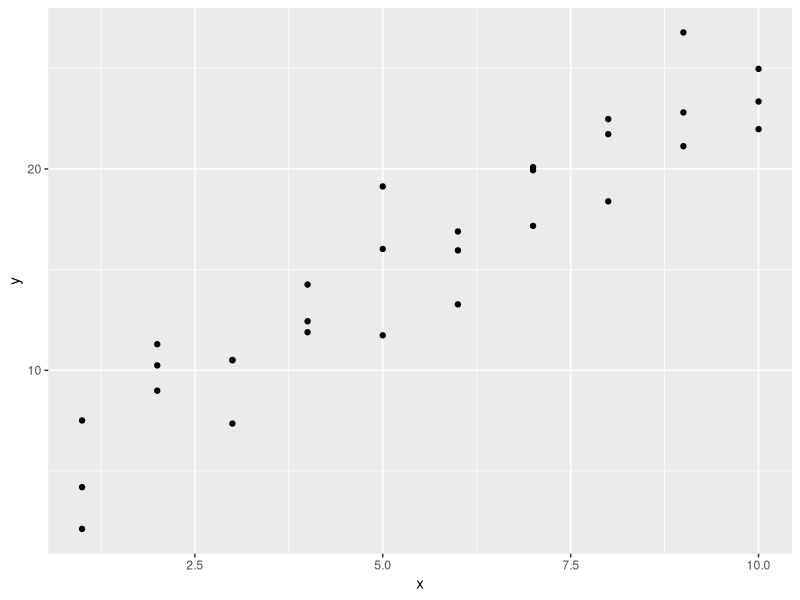
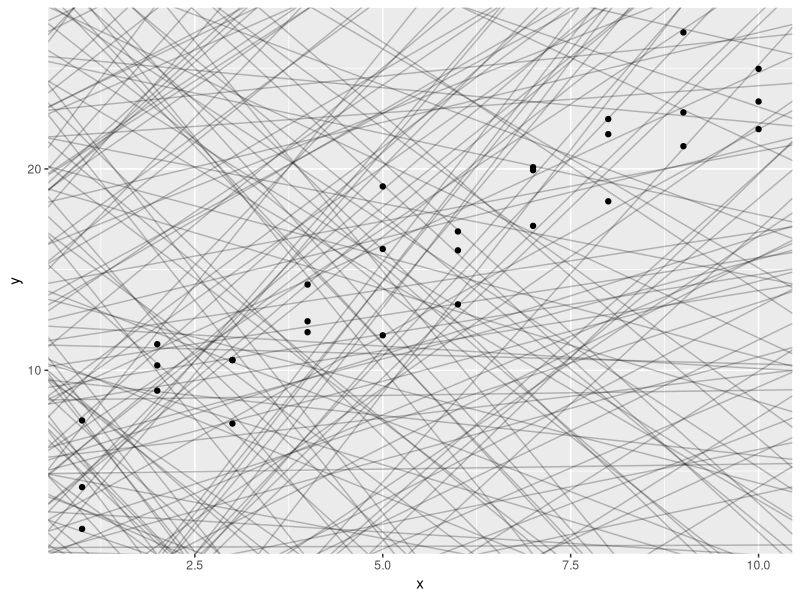
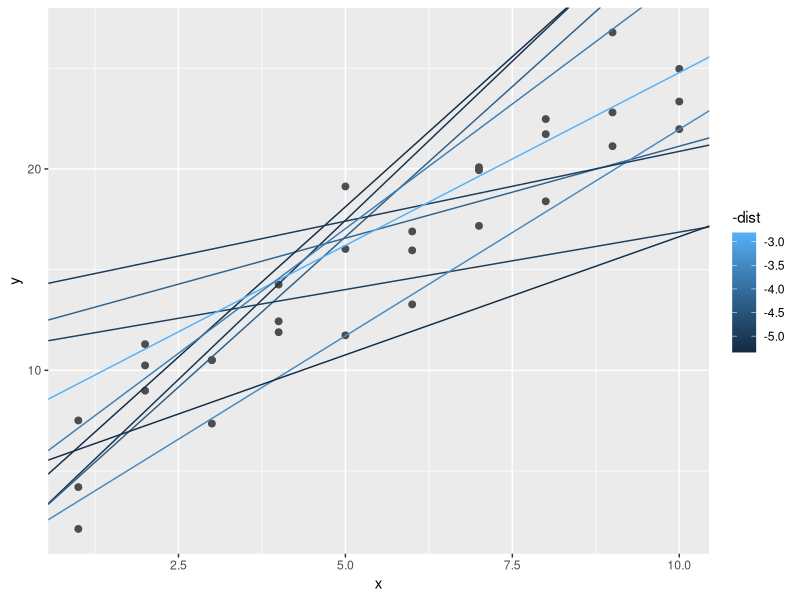
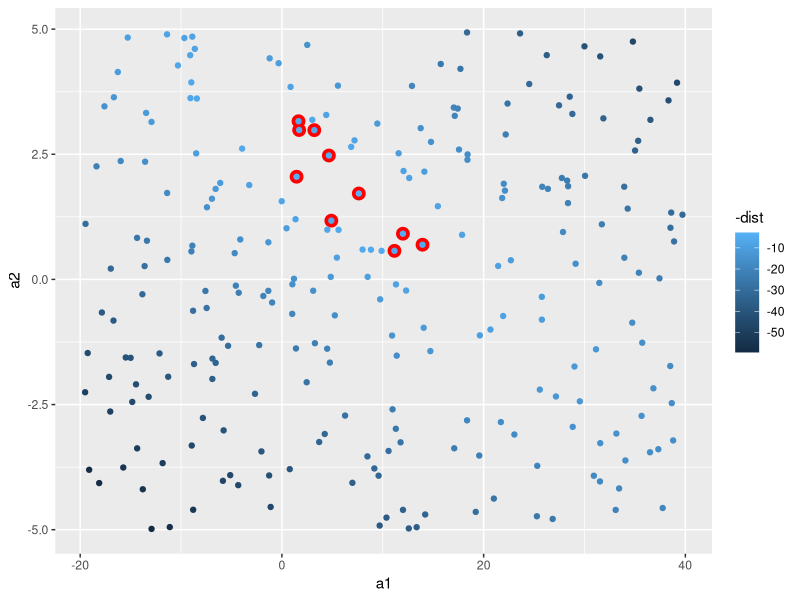
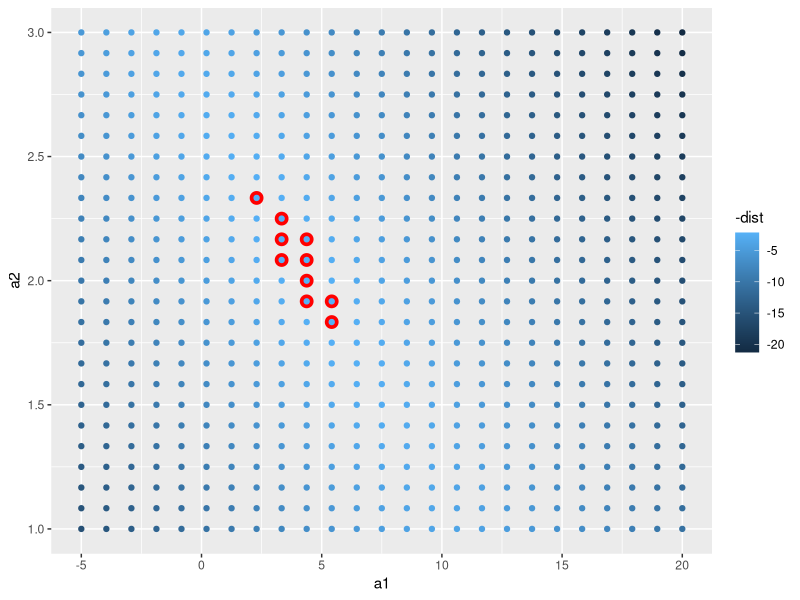
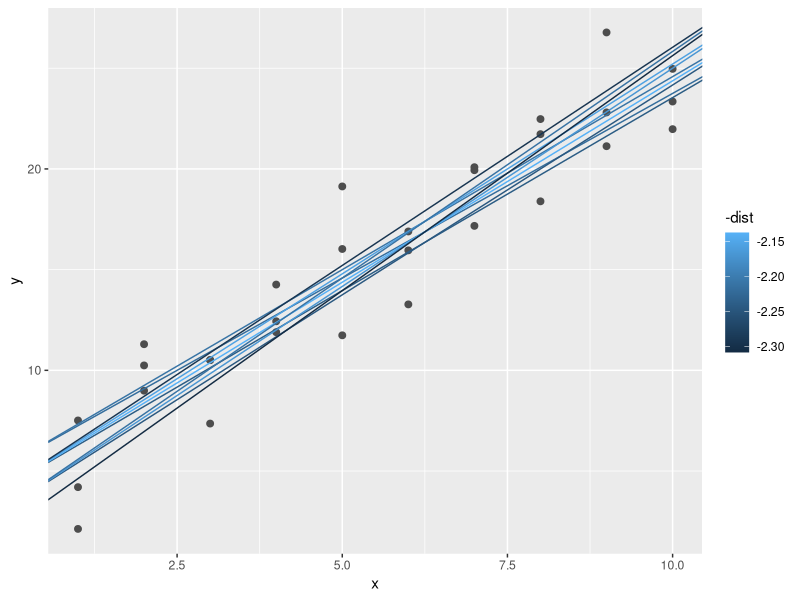
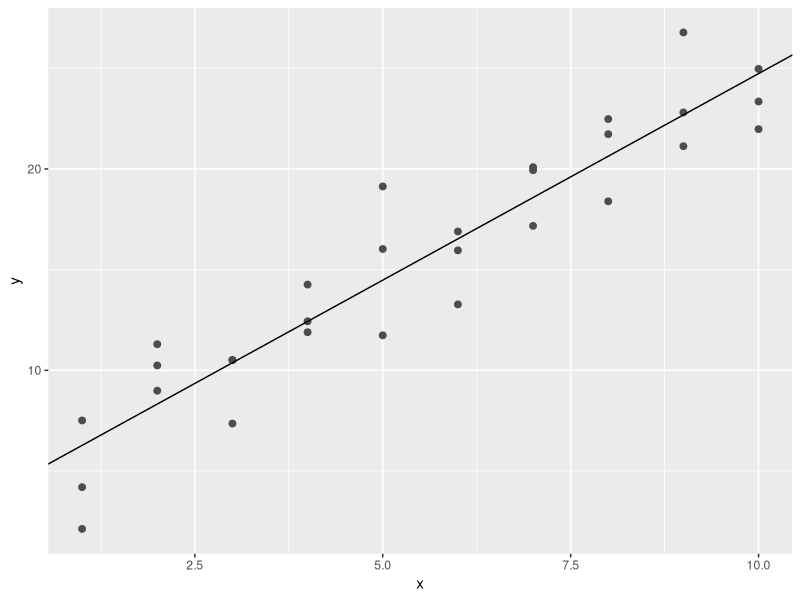
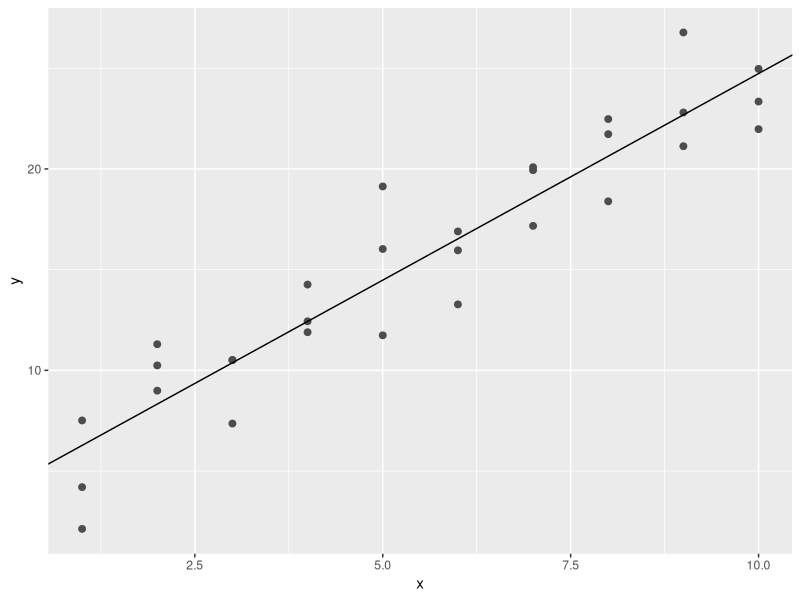

R code for these plots, in order: (Note: this script raises an error after producing the figures.)
## MODEL BASICS WITH MODELR

library(tidyverse)
library(modelr)
options(na.action = na.warn)

## A simple model

ggplot(sim1, aes(x,y)) + geom_point()
models <- tibble(a1 = runif(250,-20,40), a2 = runif(250,-5,5))
ggplot(sim1, aes(x,y)) + geom_abline(aes(intercept = a1, slope = a2), data = models, alpha = 1/4) + geom_point()
model1 <- function(a, data) {a[1] + data$x * a[2]} 
model1(c(7, 1.5), sim1)
measure_distance <- function(mod, data) {diff <- data$y - model1(mod, data) 
                                         sqrt(mean(diff ^ 2))} 
measure_distance(c(7, 1.5), sim1) 
sim1_dist <- function(a1, a2) {measure_distance(c(a1, a2), sim1)}

models <- models %>% 
  mutate(dist = purrr::map2_dbl(a1,a2, sim1_dist))
models
ggplot(sim1, aes(x, y)) + geom_point(size = 2, color = "grey30") + geom_abline(aes(intercept = a1, slope = a2, color = -dist), data = filter(models, rank(dist) <= 10))
ggplot(models, aes(a1, a2)) +  geom_point(data = filter(models, rank(dist) <= 10), size = 4, color = "red") +  geom_point(aes(colour = -dist))
grid <- expand.grid(a1 = seq(-5, 20, length = 25),  
                    a2 = seq(1, 3, length = 25)) %>%  
  mutate(dist = purrr::map2_dbl(a1, a2, sim1_dist))
grid %>%  
  ggplot(aes(a1, a2)) +  geom_point(data = filter(grid, rank(dist) <= 10), size = 4, colour = "red") +  geom_point(aes(color = -dist))
ggplot(sim1, aes(x, y)) +  geom_point(size = 2, color = "grey30") +  geom_abline(aes(intercept = a1, slope = a2, color = -dist),    data = filter(grid, rank(dist) <= 10)  )
best <- optim(c(0, 0), measure_distance, data = sim1) 
best$par 
ggplot(sim1, aes(x, y)) +  geom_point(size = 2, color = "grey30") +  geom_abline(intercept = best$par[1], slope = best$par[2])
sim1_mod <- lm(y ~ x, data = sim1) 
yeet <- coef(sim1_mod) 
ggplot(sim1, aes(x, y)) +  geom_point(size = 2, color = "grey30") +  geom_abline(intercept = yeet[1], slope = yeet[2])

## Exercise
sim1a <- tibble(x = rep(1:10, each = 3),  y = x * 1.5 + 6 + rt(length(x), df = 2))
sim1a_mod <- lm(y ~ x, data = sim1a)
yeet1 <- coef(sim1a_mod)
ggplot(sim1a, aes(x,y)) + geom_point(size = 2, color = "blue") + geom_abline(intercept = yeet1[1], slope = yeet[2])
measure_distance <- function(mod, data) {diff <- data$y - model1(mod, data)  
                                         mean(abs(diff))}
best1 <- optim(c(0,0), measure_distance, data = sim1a)
best1$par
yeet1
ggplot(sim1a, aes(x,y)) + geom_point(size = 2, color = "blue") + geom_abline(intercept = c(yeet1[1],best1$par[1]), slope = c(yeet1[2],best1$par[2]))
## They are relatively close


## VISUALIZING MODELS

## Predictions
grid <- sim1 %>%
  data_grid(x) 
grid 
grid <- grid %>%  
  add_predictions(sim1_mod) 
grid 
ggplot(sim1, aes(x)) +  geom_point(aes(y = y)) + geom_line(aes(y = pred), data = grid, colour = "red", size = 1)

## Residuals
sim1 <- sim1 %>%  
  add_residuals(sim1_mod) 
sim1 
ggplot(sim1, aes(resid)) +  geom_freqpoly(binwidth = 0.5)
ggplot(sim1, aes(x, resid)) +  geom_ref_line(h = 0) +  geom_point()

## Exercise
sim1_mod2 <- loess(y ~ x, data = sim1)
yeet <- coef(sim1_mod2)
ggplot(sim1, aes(x,y)) + geom_point(size = 2, color = "blue") + geom_abline(yeet[1], yeet[2]) + coord_cartesian(xlim = c(0,10), ylim = c(0,30))
grid2 <- sim1 %>% 
  data_grid(x)
grid2
grid2 <- grid2 %>% 
  add_predictions(sim1_mod2)
grid2
sim1b <- sim1 %>% 
  add_residuals(sim1_mod2)
sim1b
ggplot(sim1b, aes(resid)) + geom_freqpoly(binwidth = 0.5)
ggplot(sim1b, aes(x,resid)) + geom_ref_line(h = 0) + geom_point()

## FORMULAS AND MODEL FAMILIES
df <- tribble(~y, ~x1, ~x2,  
              4, 2, 5,  
              5, 1, 6)
model_matrix(df, y ~ x1 - 1)                
model_matrix(df, y ~ x1 + x2)

## CATEGORICAL VARIABLES
df <- tribble( ~ sex, ~ response,  
                "male", 1,  
                "female", 2,  
                "male", 1) 
model_matrix(df, response ~ sex) 
ggplot(sim2) +  geom_point(aes(x, y))
mod2 <- lm(y ~ x, data = sim2)
grid <- sim2 %>%  
  data_grid(x) %>%  
  add_predictions(mod2) 
grid 
ggplot(sim2, aes(x)) + geom_point(aes(y = y)) +  geom_point(data = grid, aes(y = pred), color = "red", size = 4)
tibble(x = "e") %>% 
  add_predictions(mod2)

## INTERACTIONS (CONTINUOUS AND CATEGORICAL)
rm(sim3)
ggplot(sim3, aes(x1, y)) + geom_point(aes(color = x2))
mod1 <- lm(y ~ x1 + x2, data = sim3)
mod2 <- lm(y ~ x1*x2, data = sim3)
grid <- sim3 %>%  
  data_grid(x1, x2) %>% 
  gather_predictions(mod1, mod2) 
grid 
ggplot(sim3, aes(x1, y, color = x2)) + geom_point() + geom_line(data = grid, aes(y = pred)) + facet_wrap(~model)

sim3 <- sim3 %>%  
  gather_residuals(mod1, mod2)
ggplot(sim3, aes(x1, resid, color = x2)) + geom_point() + facet_grid(model ~ x2)

## INTERACTIONS BETWEEN TWO CONTINUOUS
mod1 <- lm(y ~ x1 + x2, data = sim4) 
mod2 <- lm(y ~ x1 * x2, data = sim4)
grid <- sim4 %>% 
  data_grid(x1 = seq_range(x1, 5),
            x2 = seq_range(x2, 5)) %>%  
  gather_predictions(mod1, mod2) 
seq_range(c(0.0123, 0.923423), n = 5) ## creates five equally spaced values between 0.0123 and 0.923423 also including 0.0123 and 0.923423
seq_range(c(0.0123, 0.923423), n = 5, pretty = TRUE)
x1 <- rcauchy(100) 
seq_range(x1, n = 5) 
seq_range(x1, n = 5, trim = 0.10) ## trim is used to trim out a certain percentage of the values that are on the edges
seq_range(x1, n = 5, trim = 0.25)
seq_range(x1, n = 5, trim = 0.50) 

x2 <- c(0, 1)
seq_range(x2, n = 5) 
seq_range(x2, n = 5, expand = 0.10) ## expand expands the range by a certain percentage 
seq_range(x2, n = 5, expand = 0.25) 
seq_range(x2, n = 5, expand = 0.50)
ggplot(grid, aes(x1, x2)) +  geom_tile(aes(fill = pred)) +  facet_wrap(~ model)
ggplot(grid, aes(x1, pred, color = x2, group = x2)) +  geom_line() +  facet_wrap(~ model) 
ggplot(grid, aes(x2, pred, color = x1, group = x1)) +  geom_line() +  facet_wrap(~ model)
ggplot(grid, aes(x2, pred, color = x1, group = x1)) +  geom_line() +  facet_wrap(~ model)

## TRANSFORMATIONS
df <- tribble(~y, ~x,   
              1,  1,   
              2,  2,   
              3,  3) 
model_matrix(df, y ~ x^2 + x)
model_matrix(df, y ~ I(x^2) + x)
model_matrix(df, y ~ poly(x, 2)) 
library(splines) 
model_matrix(df, y ~ ns(x, 2))
sim5 <- tibble(x = seq(0, 3.5 * pi, length = 50),  y = 4 * sin(x) + rnorm(length(x)))
ggplot(sim5, aes(x, y)) +  geom_point()
mod1 <- lm(y ~ ns(x, 1), data = sim5) 
mod2 <- lm(y ~ ns(x, 2), data = sim5) 
mod3 <- lm(y ~ ns(x, 3), data = sim5) 
mod4 <- lm(y ~ ns(x, 4), data = sim5) 
mod5 <- lm(y ~ ns(x, 5), data = sim5)
grid <- sim5 %>%  
  data_grid(x = seq_range(x, n = 50, expand = 0.1)) %>%  
  gather_predictions(mod1, mod2, mod3, mod4, mod5, .pred = "y")
ggplot(sim5, aes(x, y)) +  geom_point() +  geom_line(data = grid, color = "red") +  facet_wrap(~ model)

## MISSING VALUES
df <- tribble(~x, ~y,  
              1, 2.2,  
              2, NA,  
              3, 3.5,  
              4, 8.3,  
              NA, 10)
mod <- lm(y ~ x, data = df) 
mod <- lm(y ~ x, data = df, na.action = na.exclude) ## USED TO SUPPRESS WARNINGS
nobs(mod) ## reports the number of observations that were used

